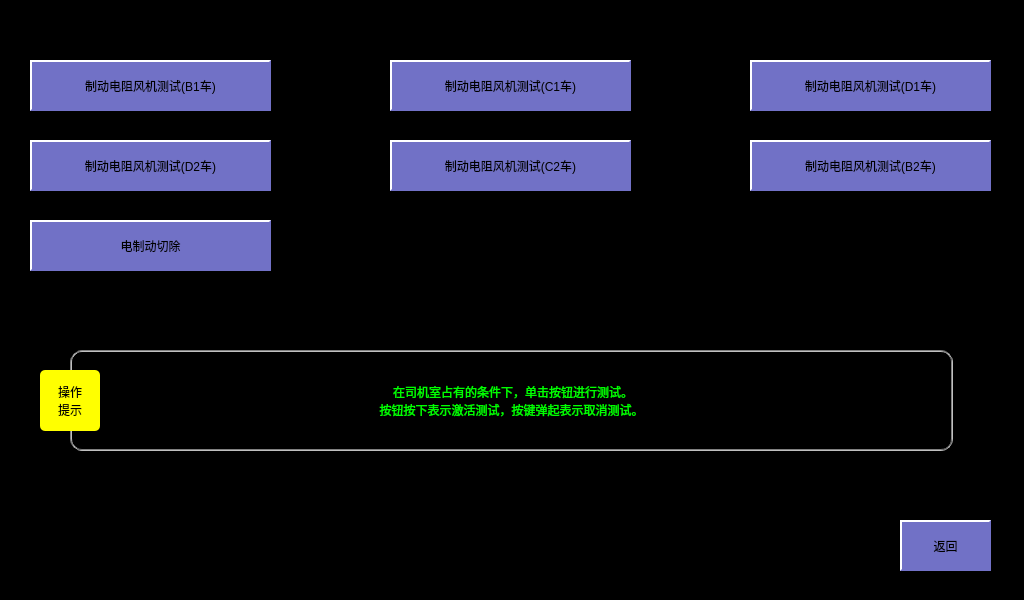
<?xml version="1.0" encoding="UTF-8"?>
<ui version="4.0">
 <class>TractionTest</class>
 <widget class="QWidget" name="TractionTest">
  <property name="geometry">
   <rect>
    <x>0</x>
    <y>0</y>
    <width>1024</width>
    <height>600</height>
   </rect>
  </property>
  <property name="windowTitle">
   <string>Form</string>
  </property>
  <property name="styleSheet">
   <string notr="true">QLabel
{
	color: white;
	border: 2px groove, gray;
    border-color: gray;
	font: 18px, &quot;微软雅黑&quot;;
}

QWidget
{
	background-color: black;
}

QPushButton
{
	font: 18px, &quot;微软雅黑&quot;;
    color: black;
	background-color: rgb(113, 113, 198);
	border:2px solid white; 
    border-right-color: rgb(113, 113, 198); 
    border-bottom-color: rgb(113, 113, 198);
}</string>
  </property>
  <widget class="QPushButton" name="btnResistorTestB1">
   <property name="geometry">
    <rect>
     <x>30</x>
     <y>60</y>
     <width>241</width>
     <height>51</height>
    </rect>
   </property>
   <property name="styleSheet">
    <string notr="true"/>
   </property>
   <property name="text">
    <string>制动电阻风机测试(B1车)</string>
   </property>
  </widget>
  <widget class="QPushButton" name="btnResistorTestC1">
   <property name="geometry">
    <rect>
     <x>390</x>
     <y>60</y>
     <width>241</width>
     <height>51</height>
    </rect>
   </property>
   <property name="styleSheet">
    <string notr="true"/>
   </property>
   <property name="text">
    <string>制动电阻风机测试(C1车)</string>
   </property>
  </widget>
  <widget class="QPushButton" name="btnResistorTestD1">
   <property name="geometry">
    <rect>
     <x>750</x>
     <y>60</y>
     <width>241</width>
     <height>51</height>
    </rect>
   </property>
   <property name="styleSheet">
    <string notr="true"/>
   </property>
   <property name="text">
    <string>制动电阻风机测试(D1车)</string>
   </property>
  </widget>
  <widget class="QPushButton" name="btnResistorTestD2">
   <property name="geometry">
    <rect>
     <x>30</x>
     <y>140</y>
     <width>241</width>
     <height>51</height>
    </rect>
   </property>
   <property name="styleSheet">
    <string notr="true"/>
   </property>
   <property name="text">
    <string>制动电阻风机测试(D2车)</string>
   </property>
  </widget>
  <widget class="QPushButton" name="btnResistorTestC2">
   <property name="geometry">
    <rect>
     <x>390</x>
     <y>140</y>
     <width>241</width>
     <height>51</height>
    </rect>
   </property>
   <property name="styleSheet">
    <string notr="true"/>
   </property>
   <property name="text">
    <string>制动电阻风机测试(C2车)</string>
   </property>
  </widget>
  <widget class="QPushButton" name="btnResistorTestB2">
   <property name="geometry">
    <rect>
     <x>750</x>
     <y>140</y>
     <width>241</width>
     <height>51</height>
    </rect>
   </property>
   <property name="styleSheet">
    <string notr="true"/>
   </property>
   <property name="text">
    <string>制动电阻风机测试(B2车)</string>
   </property>
  </widget>
  <widget class="QPushButton" name="btnBack">
   <property name="geometry">
    <rect>
     <x>900</x>
     <y>520</y>
     <width>91</width>
     <height>51</height>
    </rect>
   </property>
   <property name="styleSheet">
    <string notr="true">QPushButton
{
	font: 18px, &quot;微软雅黑&quot;;
    color: black;
	background-color: rgb(113, 113, 198);
	border:2px solid white; 
    border-right-color: rgb(113, 113, 198); 
    border-bottom-color: rgb(113, 113, 198);
}

QPushButton:disabled
{
	font: 18px, &quot;微软雅黑&quot;;
    color: white;
	background-color: rgb(113, 113, 198);
	border:2px solid white; 
    border-right-color: rgb(113, 113, 198); 
    border-bottom-color: rgb(113, 113, 198);
}

QPushButton:pressed
{
	font: 18px, &quot;微软雅黑&quot;;
    color: white;
	background-color: rgb(0, 0, 255); 
	border:2px solid white; 
	border-left-color: qlineargradient(x1: 0, y1: 0, x2: 1, y2: 0, 
                        stop: 0 gray, stop: 1 black); 			border-top-color: qlineargradient(x1: 0, y1: 0, x2: 0, 										y2: 1, stop: 0 gray, stop: 1 black);
  border-right-color: white; border-bottom-color: white;
}</string>
   </property>
   <property name="text">
    <string>返回</string>
   </property>
  </widget>
  <widget class="QPushButton" name="btnElectricBrakeCutout">
   <property name="geometry">
    <rect>
     <x>30</x>
     <y>220</y>
     <width>241</width>
     <height>51</height>
    </rect>
   </property>
   <property name="styleSheet">
    <string notr="true"/>
   </property>
   <property name="text">
    <string>电制动切除</string>
   </property>
  </widget>
  <widget class="QLabel" name="lblTips">
   <property name="geometry">
    <rect>
     <x>70</x>
     <y>350</y>
     <width>883</width>
     <height>101</height>
    </rect>
   </property>
   <property name="styleSheet">
    <string notr="true">border-radius: 12px;
color: rgb(0, 255, 0);</string>
   </property>
   <property name="text">
    <string> 在司机室占有的条件下，单击按钮进行测试。
按钮按下表示激活测试，按键弹起表示取消测试。</string>
   </property>
   <property name="alignment">
    <set>Qt::AlignCenter</set>
   </property>
  </widget>
  <widget class="QLabel" name="label_6">
   <property name="geometry">
    <rect>
     <x>40</x>
     <y>370</y>
     <width>60</width>
     <height>61</height>
    </rect>
   </property>
   <property name="styleSheet">
    <string notr="true">background-color: yellow;
border: 0px;
color: black;
border-radius: 5px;</string>
   </property>
   <property name="text">
    <string>操作
提示</string>
   </property>
   <property name="alignment">
    <set>Qt::AlignCenter</set>
   </property>
  </widget>
 </widget>
 <resources/>
 <connections/>
</ui>
